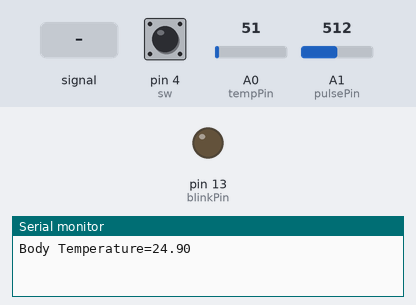
Simulated run of this sketch. Board: Arduino Uno, built with avr-gcc and run on an emulated ATmega328P. Parts: output pins drawn as LEDs (lit = HIGH), the last lines printed to the serial monitor. Inputs (shaded band) come from the test bench; at power-on: A1 (pulsePin) = 512, pin 4 (sw) LOW, A0 (tempPin) = 51. The modem accepts every AT command (registered, SIM ready, sends succeed) and sends nothing else.

Above: at 1.2 s.
1.3 s: A1 (pulsePin) fed a 2 Hz sine of ±306 counts around its level
At 4.62 s:
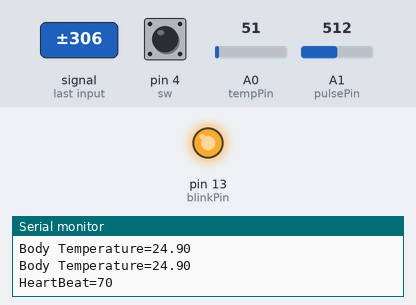
5.0 s: A1 (pulsePin) set to 526
At 5.5 s:
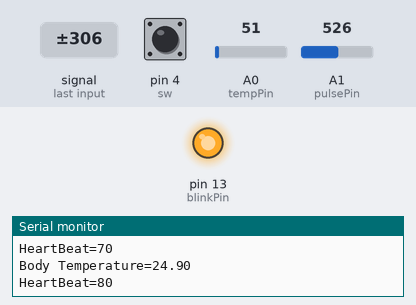
6.5 s: A1 (pulsePin) set to 511
At 10.0 s:
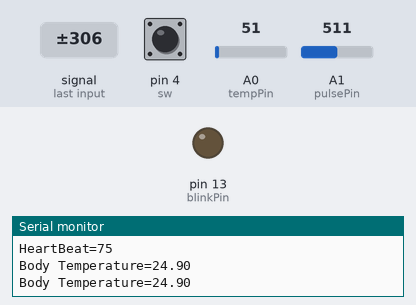
10.5 s: A1 (pulsePin) set to 716
At 10.9 s:
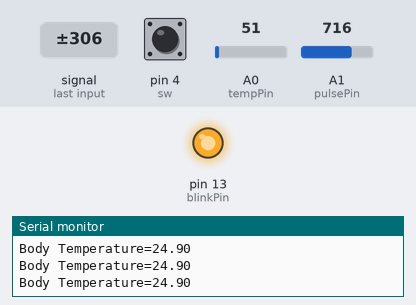
Timing chart, 0 to 13.0 s (numbered marks = the images above; inputs shaded):
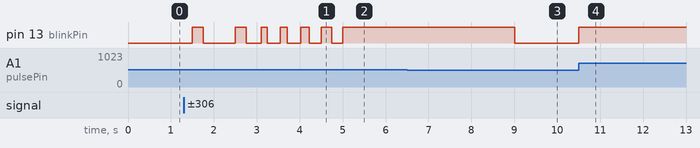

The sketch:

Driver_Health_Monitoring.ino
```cpp
/*
>> Pulse Sensor Amped 1.2 << >>> Pulse Sensor purple wire goes to Analog Pin 0 <<<
Pulse Sensor sample aquisition and processing happens in the background via Timer 2 interrupt. 2mS sample rate.
PWM on pins 3 and 11 will not work when using this code, because we are using Timer 2!
The following variables are automatically updated:
Signal :    int that holds the analog signal data straight from the sensor. updated every 2mS.
IBI  :      int that holds the time interval between beats. 2mS resolution.
BPM  :      int that holds the heart rate value, derived every beat, from averaging previous 10 IBI values.
QS  :       boolean that is made true whenever Pulse is found and BPM is updated. User must reset.
Pulse :     boolean that is true when a heartbeat is sensed then false in time with pin13 LED going out.
*/

#include <SoftwareSerial.h>
SoftwareSerial mySerial(7, 8);     // Connect 7 to Tx and 8 to Rx on GSM board

//  VARIABLES
int pulsePin = 1;                 // Pulse Sensor purple wire connected to analog pin 0
int tempPin = 0;                  // Temperature Sensor connected to analog pin 1
int blinkPin = 13;                // pin to blink led at each beat
int sw=4;                         // Emergency Button
int buttonState = 0;
float temp;


// these variables are volatile because they are used during the interrupt service routine!
volatile int BPM;                   // used to hold the pulse rate
volatile int Signal;                // holds the incoming raw data
volatile int IBI = 600;             // holds the time between beats, must be seeded!
volatile boolean Pulse = false;     // true when pulse wave is high, false when it's low
volatile boolean QS = false;        // becomes true when Arduoino finds a beat.
String Message;


void setup(){
  pinMode(blinkPin,OUTPUT);         // pin that will blink to your heartbeat!
  mySerial.begin(115200);
  Serial.begin(115200);               // we agree to talk fast!
  pinMode(sw, INPUT);
  interruptSetup();                 // sets up to read Pulse Sensor signal every 2mS
}

void loop(){
  buttonState = digitalRead(sw);
  getSensorValues();

  if (buttonState==HIGH){
      Message = "Iam in Emergency, Please help me";
      SendMessage(Message);
  }

 if (BPM <=60 || BPM >=100){
      Message = "My Pulse Rate is Abnormal, Please help me";
      SendMessage(Message);
  }

 if (temp <=19 || temp >=39){
      Message = "My Body Temperature is Abnormal, Please help me";
      SendMessage(Message);
  }

 // Code to print the response of GSM board
 /* if (mySerial.available()>0) {
      while (mySerial.available() !=0) {
      char c = mySerial.read();
      delay(50);
      Serial.write(c);
      delay(50);
      }
  } */

 delay(1000);
}

void getSensorValues()
{
  // read the analog in value to the sensor array
 temp = ( 5 * analogRead(tempPin) * 100.0) / 1024.0;
 Serial.print("Body Temperature=");
 Serial.println(temp);

 if (QS == true){                       // Quantified Self flag is true when arduino finds a heartbeat
      //Serial.print("Signal=");
      //Serial.println(Signal);           // Print pulse sensor raw data
      Serial.print("HeartBeat=");
      Serial.println(BPM);              // Print BPM (beats per Minut)
      //Serial.print("Time Interval=");
      //Serial.println(IBI);              // Print IBI (Interval between beats)
      QS = false;                       // reset the Quantified Self flag for next time
     }
}

void SendMessage(String text)
{
  mySerial.println("AT+CMGF=1");    //Sets the GSM Module in Text Mode
  delay(1000);  // Delay of 1000 milli seconds or 1 second
  mySerial.println("AT+CMGS=\"+91mobile number\"\r"); // Replace x with mobile number
  delay(1000);
  mySerial.println(text);// The SMS text you want to send
  delay(100);
  mySerial.println((char)26);// ASCII code of CTRL+Z
  delay(1000);
}
```

Interrupt.ino
```cpp
volatile int rate[10];                    // array to hold last ten IBI values
volatile unsigned long sampleCounter = 0; // used to determine pulse timing
volatile unsigned long lastBeatTime = 0;  // used to find IBI
volatile int P =512;                      // used to find peak in pulse wave, seeded
volatile int T = 512;                     // used to find trough in pulse wave, seeded
volatile int thresh = 512;                // used to find instant moment of heart beat, seeded
volatile int amp = 100;                   // used to hold amplitude of pulse waveform, seeded
volatile boolean firstBeat = true;        // used to seed rate array so we startup with reasonable BPM
volatile boolean secondBeat = false;      // used to seed rate array so we startup with reasonable BPM


void interruptSetup(){
  // Initializes Timer2 to throw an interrupt every 2mS.
  TCCR2A = 0x02;     // DISABLE PWM ON DIGITAL PINS 3 AND 11, AND GO INTO CTC MODE
  TCCR2B = 0x06;     // DON'T FORCE COMPARE, 256 PRESCALER
  OCR2A = 0X7C;      // SET THE TOP OF THE COUNT TO 124 FOR 500Hz SAMPLE RATE
  TIMSK2 = 0x02;     // ENABLE INTERRUPT ON MATCH BETWEEN TIMER2 AND OCR2A
  sei();             // MAKE SURE GLOBAL INTERRUPTS ARE ENABLED
}


// THIS IS THE TIMER 2 INTERRUPT SERVICE ROUTINE.
// Timer 2 makes sure that we take a reading every 2 miliseconds
ISR(TIMER2_COMPA_vect){                       // triggered when Timer2 counts to 124
  cli();                                      // disable interrupts while we do this
  Signal = analogRead(pulsePin);              // read the Pulse Sensor
  sampleCounter += 2;                         // keep track of the time in mS with this variable
  int N = sampleCounter - lastBeatTime;       // monitor the time since the last beat to avoid noise

    //  find the peak and trough of the pulse wave
  if(Signal < thresh && N > (IBI/5)*3){       // avoid dichrotic noise by waiting 3/5 of last IBI
    if (Signal < T){                        // T is the trough
      T = Signal;                         // keep track of lowest point in pulse wave
    }
  }

  if(Signal > thresh && Signal > P){          // thresh condition helps avoid noise
    P = Signal;                             // P is the peak
  }                                        // keep track of highest point in pulse wave

  //  NOW IT'S TIME TO LOOK FOR THE HEART BEAT
  // signal surges up in value every time there is a pulse
  if (N > 250){                                   // avoid high frequency noise
    if ( (Signal > thresh) && (Pulse == false) && (N > (IBI/5)*3) ){
      Pulse = true;                               // set the Pulse flag when we think there is a pulse
      digitalWrite(blinkPin,HIGH);                // turn on pin 13 LED
      IBI = sampleCounter - lastBeatTime;         // measure time between beats in mS
      lastBeatTime = sampleCounter;               // keep track of time for next pulse

      if(secondBeat){                        // if this is the second beat, if secondBeat == TRUE
        secondBeat = false;                  // clear secondBeat flag
        for(int i=0; i<=9; i++){             // seed the running total to get a realisitic BPM at startup
          rate[i] = IBI;
        }
      }

      if(firstBeat){                         // if it's the first time we found a beat, if firstBeat == TRUE
        firstBeat = false;                   // clear firstBeat flag
        secondBeat = true;                   // set the second beat flag
        sei();                               // enable interrupts again
        return;                              // IBI value is unreliable so discard it
      }


      // keep a running total of the last 10 IBI values
      word runningTotal = 0;                  // clear the runningTotal variable

      for(int i=0; i<=8; i++){                // shift data in the rate array
        rate[i] = rate[i+1];                  // and drop the oldest IBI value
        runningTotal += rate[i];              // add up the 9 oldest IBI values
      }

      rate[9] = IBI;                          // add the latest IBI to the rate array
      runningTotal += rate[9];                // add the latest IBI to runningTotal
      runningTotal /= 10;                     // average the last 10 IBI values
      BPM = 60000/runningTotal;               // how many beats can fit into a minute? that's BPM!
      QS = true;                              // set Quantified Self flag
      // QS FLAG IS NOT CLEARED INSIDE THIS ISR
    }
  }

  if (Signal < thresh && Pulse == true){   // when the values are going down, the beat is over
    digitalWrite(blinkPin,LOW);            // turn off pin 13 LED
    //Serial.println(BPM);
    Pulse = false;                         // reset the Pulse flag so we can do it again
    amp = P - T;                           // get amplitude of the pulse wave
    thresh = amp/2 + T;                    // set thresh at 50% of the amplitude
    P = thresh;                            // reset these for next time
    T = thresh;
  }

  if (N > 2500){                           // if 2.5 seconds go by without a beat
    thresh = 512;                          // set thresh default
    P = 512;                               // set P default
    T = 512;                               // set T default
    lastBeatTime = sampleCounter;          // bring the lastBeatTime up to date
    firstBeat = true;                      // set these to avoid noise
    secondBeat = false;                    // when we get the heartbeat back
  }

  sei();                                   // enable interrupts when youre done!
}// end isr
```

Measured:
- after the input at 1.3 s, pin 13 (blinkPin): LOW → HIGH after 0.20 s, → LOW 0.25 s later, → HIGH 0.75 s later, → LOW 0.25 s later, … (12 changes in this stretch)
- after the input at 5.0 s, pin 13 (blinkPin): goes on until 5.0 s, then stays HIGH
- after the input at 6.5 s, pin 13 (blinkPin): HIGH → LOW after 2.5 s
- after the input at 10.5 s, pin 13 (blinkPin): LOW → HIGH at once
